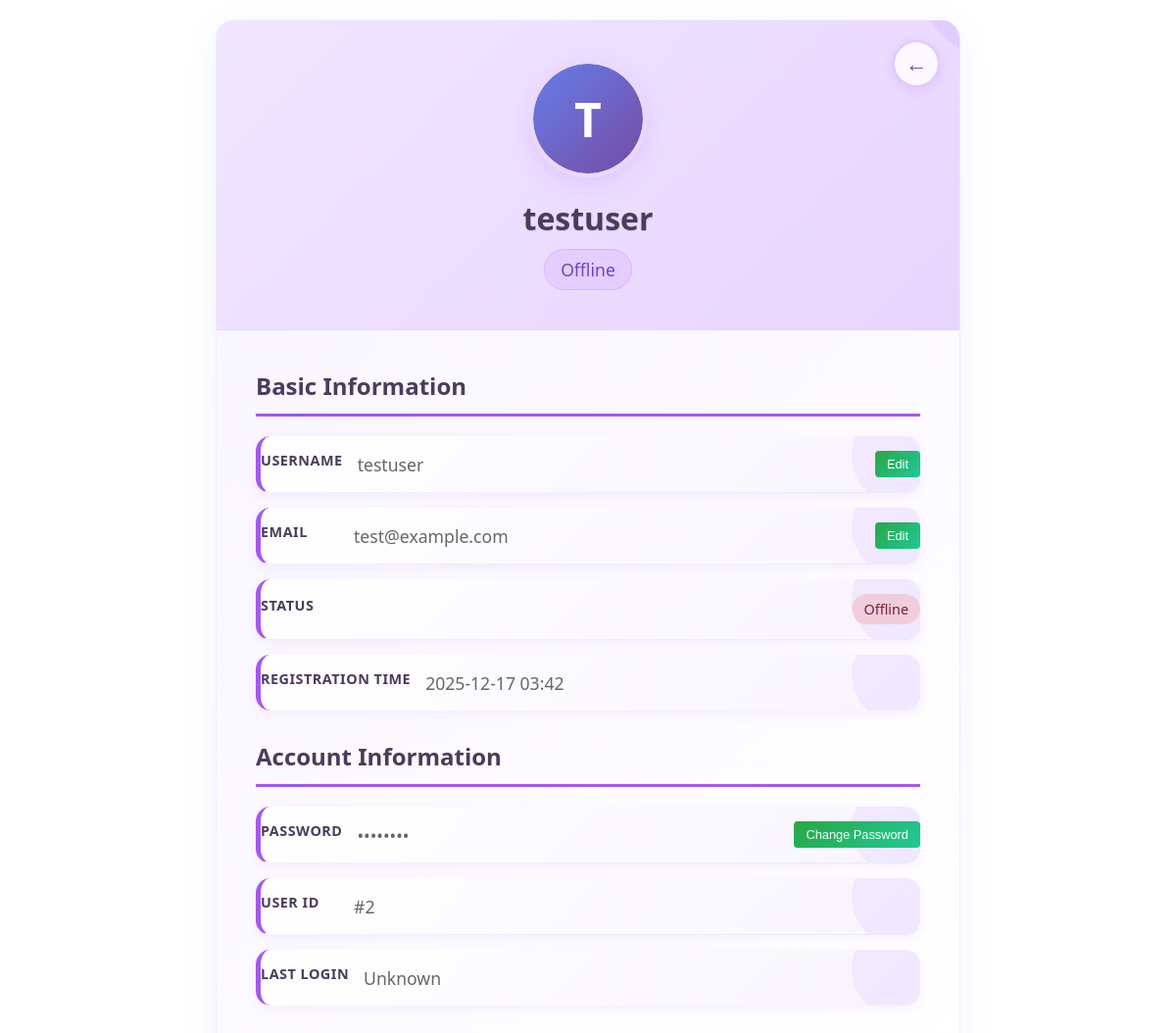
Screenshot of /profile (signed in) with the database file from the repository.
### tables this page shows
CREATE TABLE users (
    id INT PRIMARY KEY AUTO_INCREMENT,
    username VARCHAR(50) UNIQUE NOT NULL,
    email VARCHAR(100) UNIQUE NOT NULL,
    password VARCHAR(255) NOT NULL,
    avatar VARCHAR(255) DEFAULT 'default_avatar.png',
    status ENUM('online', 'offline', 'away') DEFAULT 'offline',
    last_seen TIMESTAMP DEFAULT CURRENT_TIMESTAMP,
    created_at TIMESTAMP DEFAULT CURRENT_TIMESTAMP,
    updated_at TIMESTAMP DEFAULT CURRENT_TIMESTAMP ON UPDATE CURRENT_TIMESTAMP,
    INDEX idx_users_username (username),
    INDEX idx_users_email (email),
    INDEX idx_users_status (status)
);

### lang/Language.php (called while the page is built, shortened)
<?php
class Language {
    private static $instance = null;
    private $currentLanguage = 'zh';
    private $translations = [];
    private $supportedLanguages = ['zh', 'en', 'ms'];
    public static function getInstance() {
        if (self::$instance === null) {
            self::$instance = new self();
        }
        return self::$instance;
    }
    private function initializeLanguage() {
        if (isset($_SESSION['language']) && in_array($_SESSION['language'], $this->supportedLanguages)) {
            $this->currentLanguage = $_SESSION['language'];
        } else {
            $this->currentLanguage = $this->detectBrowserLanguage();
            $_SESSION['language'] = $this->currentLanguage;
        }
    }
    private function loadTranslations() {
        $langFile = BASE_PATH . '/lang/' . $this->currentLanguage . '.php';
        if (file_exists($langFile)) {
            $this->translations = include $langFile;
        } else {
            $defaultFile = BASE_PATH . '/lang/zh.php';
            if (file_exists($defaultFile)) {
                $this->translations = include $defaultFile;
            }
        }
    }
    public function get($key, $default = null) {
        if (isset($this->translations[$key])) {
            return $this->translations[$key];
        }
        return $default !== null ? $default : $key;
    }
    public function getCurrentLanguage() {
        return $this->currentLanguage;
    }
}
function __($key, $default = null) {
    return Language::getInstance()->get($key, $default);
}

### config/Database.php (called while the page is built, shortened)
<?php
class Database {
    private static $instance = null;
    private $connection;
    private $host = 'localhost';
    private $dbname = 'chatting_system';
    private $username = 'root';
    private $password = '';
    private function __construct() {
        try {
            $this->connection = new PDO(
                "mysql:host={$this->host};dbname={$this->dbname};charset=utf8mb4",
                $this->username,
                $this->password,
                [
                    PDO::ATTR_ERRMODE => PDO::ERRMODE_EXCEPTION,
                    PDO::ATTR_DEFAULT_FETCH_MODE => PDO::FETCH_ASSOC,
                    PDO::ATTR_EMULATE_PREPARES => false
                ]
            );
        } catch (PDOException $e) {
            die("数据库连接失败: " . $e->getMessage());
        }
    }
    public static function getInstance() {
        if (self::$instance === null) {
            self::$instance = new self();
        }
        return self::$instance;
    }
    public function query($sql, $params = []) {
        try {
            $stmt = $this->connection->prepare($sql);
            $result = $stmt->execute($params);
            return $stmt;
        } catch (PDOException $e) {
            error_log("Database query exception - SQL: $sql, Params: " . print_r($params, true));
            error_log("Database query exception: " . $e->getMessage());
            return false;
        }
    }
    public function fetch($sql, $params = []) {
        $stmt = $this->query($sql, $params);
        return $stmt->fetch();
    }
}
?>

### app/models/User.php (called while the page is built, shortened)
<?php
require_once BASE_PATH . '/config/Database.php';
class User {
    private $db;
    public function __construct() {
        $this->db = Database::getInstance();
    }
    public function getUserById($userId) {
        $sql = "SELECT id, username, email, avatar, status, last_seen, created_at FROM users WHERE id = ?";
        return $this->db->fetch($sql, [$userId]);
    }
}
?>

### app/views/profile.php (the view, shortened to what this page needs)
<?php
require_once BASE_PATH . '/lang/Language.php';
$lang = Language::getInstance();
require_once BASE_PATH . '/config/Database.php';
require_once BASE_PATH . '/app/models/User.php';
$userModel = new User();
$user = $userModel->getUserById($_SESSION['user_id']);
?>
<!DOCTYPE html>
<html lang="<?php echo $lang->getCurrentLanguage(); ?>">
<head>
    <link rel="stylesheet" href="/CHATTING/public/css/style.css">
</head>
<body>
    <div class="profile-container">
        <div class="profile-card">
            <a href="/CHATTING/dashboard" class="back-btn" title="<?php echo __('btn_back'); ?>"></a>
            <div class="profile-header">
                <div class="profile-avatar" onclick="showAvatarModal()">
                    <?php
                    $avatarPath = BASE_PATH . '/public/uploads/avatars/' . $user['avatar'];
                    $avatarExists = !empty($user['avatar']) && file_exists($avatarPath);
                    ?>
                    <?php if ($avatarExists): ?>
                        <img src="/CHATTING/public/uploads/avatars/<?php echo htmlspecialchars($user['avatar']); ?>" alt="<?php echo __('avatar_default'); ?>" onerror="this.style.display='none'; this.nextElementSibling.style.display='flex';">
                        <div style="display:none; width:100%; height:100%; background:linear-gradient(135deg, #667eea 0%, #764ba2 100%); align-items:center; justify-content:center; color:white; font-size:3rem; font-weight:bold; border-radius:50%;">
                            <?php echo strtoupper(substr($user['username'], 0, 1)); ?>
                        </div>
                    <?php else: ?>
                        <div style="width:100%; height:100%; background:linear-gradient(135deg, #667eea 0%, #764ba2 100%); display:flex; align-items:center; justify-content:center; color:white; font-size:3rem; font-weight:bold; border-radius:50%;">
                            <?php echo strtoupper(substr($user['username'], 0, 1)); ?>
                        </div>
                    <?php endif; ?>
                </div>
                <div class="profile-name"><?php echo htmlspecialchars($user['username']); ?></div>
                <div class="profile-status"><?php
                if ($user['status'] === 'online') {
                    echo __('status_online');
                } elseif ($user['status'] === 'away') {
                    echo __('status_away');
                } else {
                    echo __('status_offline');
                }
                ?></div>
            </div>
            <div class="profile-content">
                <div class="info-section">
                    <h3><?php echo __('profile_basic_info'); ?></h3>
                    <div class="info-item">
                        <span class="info-label"><?php echo __('profile_username_label'); ?></span>
                        <span class="info-value"><?php echo htmlspecialchars($user['username']); ?></span>
                        <button class="edit-btn" onclick="showEditModal('username', '<?php echo htmlspecialchars($user['username']); ?>')"><?php echo __('edit'); ?></button>
                    </div>
                    <div class="info-item">
                        <span class="info-label"><?php echo __('profile_email_label'); ?></span>
                        <span class="info-value"><?php echo htmlspecialchars($user['email']); ?></span>
                        <button class="edit-btn" onclick="showEditModal('email', '<?php echo htmlspecialchars($user['email']); ?>')"><?php echo __('edit'); ?></button>
                    </div>
                    <div class="info-item">
                        <span class="info-label"><?php echo __('profile_status_label'); ?></span>
                        <span class="status-badge status-<?php echo $user['status']; ?>">
                            <?php
                            if ($user['status'] === 'online') {
                                echo __('status_online');
                            } elseif ($user['status'] === 'away') {
                                echo __('status_away');
                            } else {
                                echo __('status_offline');
                            }
                            ?>
                        </span>
                    </div>
                    <div class="info-item">
                        <span class="info-label"><?php echo __('profile_registration_time'); ?></span>
                        <span class="info-value"><?php echo date('Y-m-d H:i', strtotime($user['created_at'])); ?></span>
                    </div>
                </div>
                <div class="info-section">
                    <h3><?php echo __('profile_account_info'); ?></h3>
                    <div class="info-item">
                        <span class="info-label"><?php echo __('profile_password_label'); ?></span>
                        <span class="info-value">••••••••</span>
                        <button class="edit-btn" onclick="showEditModal('password', '')"><?php echo __('profile_change_password'); ?></button>
                    </div>
                    <div class="info-item">
                        <span class="info-label"><?php echo __('profile_user_id'); ?></span>
                        <span class="info-value">#<?php echo $user['id']; ?></span>
                    </div>
                    <div class="info-item">
                        <span class="info-label"><?php echo __('profile_last_login'); ?></span>
                        <span class="info-value"><?php echo isset($user['last_login']) ? date('Y-m-d H:i', strtotime($user['last_login'])) : __('profile_unknown'); ?></span>
                    </div>
                </div>
            </div>
        </div>
    </div>
</body>
</html>

### public/css/style.css (style rules this page uses)
* { margin: 0; padding: 0; box-sizing: border-box; }
body { font-family: 'Segoe UI', Tahoma, Geneva, Verdana, sans-serif; background: linear-gradient(135deg, #667eea 0%, #764ba2 100%); min-height: 100vh; color: #333; margin: 0; padding: 0; -webkit-text-size-adjust: 100%; -webkit-tap-highlight-color: transparent; -webkit-touch-callout: none; -webkit-user-select: none; -moz-user-select: none; -ms-user-select: none; user-select: none; }
.status-offline { background: #6c757d; }

### rows the page displays
users: username "T", username "testuser", email "test@example.com", created_at "2025-12-17 03:42", id "2"

### other values shown
__('status_offline') "Offline"
__('profile_basic_info') "Basic Information"
__('profile_username_label') "USERNAME"
__('edit') "Edit"
__('profile_email_label') "EMAIL"
__('profile_status_label') "STATUS"
__('profile_registration_time') "REGISTRATION TIME"
__('profile_account_info') "Account Information"
__('profile_password_label') "PASSWORD"
__('profile_change_password') "Change Password"
__('profile_user_id') "USER ID"
__('profile_last_login') "LAST LOGIN"
__('profile_unknown') "Unknown"
